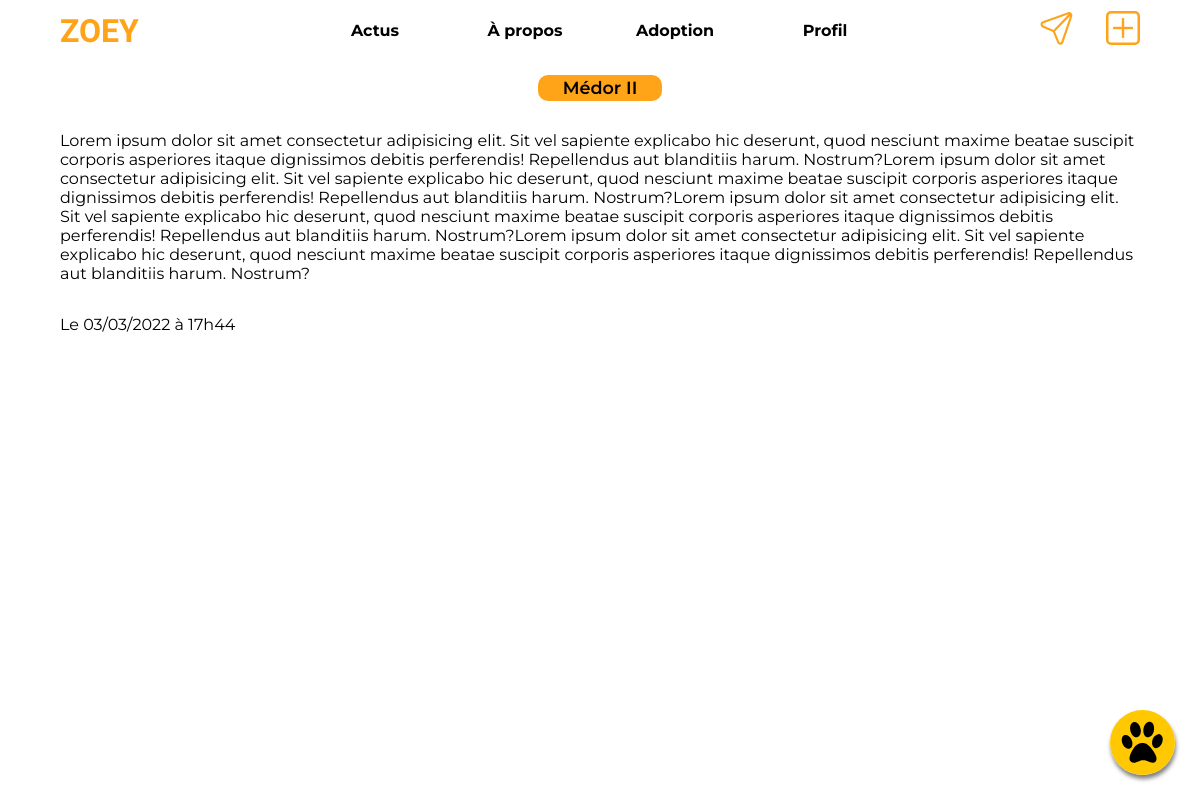
Screenshot of /dev_project/index.php?action=feed&id=74 with the database file from the repository.
### tables this page shows
CREATE TABLE `post` (
  `idpost` int NOT NULL,
  `media` varchar(45) DEFAULT NULL,
  `description` mediumtext,
  `date_publication` datetime DEFAULT CURRENT_TIMESTAMP,
  `id_likes_utilisateurs` int DEFAULT NULL,
  `profil_animal_de_compagnie_idprofil_animal_de_compagnie` int NOT NULL,
  `profil_animal_de_compagnie_utilisateur_idutilisateur1` int NOT NULL
);

CREATE TABLE `profil_animal_de_compagnie` (
  `idprofil_animal_de_compagnie` int NOT NULL,
  `nom` varchar(45) DEFAULT NULL,
  `url_photo` varchar(45) DEFAULT NULL,
  `description` mediumtext,
  `date_naissance` date DEFAULT NULL,
  `utilisateur_idutilisateur1` int NOT NULL,
  `types_animaux_idtypes_animaux` int NOT NULL
);

### dev_project/controller/controller.php (called while the page is built, shortened)
<?php
require_once(BASE_URL . "model/model.php");
function printPost()
{
    $post = getPost();
    require(BASE_URL . "view/postView.php");
}

### dev_project/model/model.php (called while the page is built, shortened)
<?php
function getPost()
{
    if (isset($_GET['id']) && is_numeric($_GET['id']) && intval($_GET['id']) > 0) {
        $idPost = intval($_GET['id']);
        require("PDO.php");
        $db = new PDO("mysql:host={$host};dbname={$dbname};", $username, $password, array(PDO::MYSQL_ATTR_INIT_COMMAND => 'SET NAMES utf8mb4'));
        $sql = "SELECT profil_animal_de_compagnie_utilisateur_idutilisateur1 idutilisateur, idpost, post.description, media, profil_animal_de_compagnie_idprofil_animal_de_compagnie idanimal, profil_animal_de_compagnie.nom, profil_animal_de_compagnie.utilisateur_idutilisateur1 iduser, date_publication
        FROM post
        INNER JOIN profil_animal_de_compagnie ON post.profil_animal_de_compagnie_idprofil_animal_de_compagnie = profil_animal_de_compagnie.idprofil_animal_de_compagnie
        WHERE idpost = ?;";
        $req = $db->prepare($sql);
        $req->execute(array($idPost));
        return $req;
    } else {
        throw new Exception("Ce post n'existe pas !");
    }
}

### dev_project/view/postView.php (the view, shortened to what this page needs)
<?php
$post = $post->fetch();
$currentTime = new DateTime(date('Y-m-d', time()));
$currentTime->setTimezone(new DateTimeZone('Europe/Paris'));
$currentDay = $currentTime->format('d');
$sendTime = new DateTime($post["date_publication"]);
$sendTime->setTimezone(new DateTimeZone('Europe/Paris'));
$sendDay = $sendTime->format('d');
if ($sendDay == $currentDay - 1) {
    $time = "Hier à " . $sendTime->format('G') . "h" . $sendTime->format('i');
} else if ($sendDay == $currentDay) {
    $time = "Aujourd'hui à " . $sendTime->format('G') . "h" . $sendTime->format('i');
} else {
    $time = "Le " . $sendTime->format('d/m/Y') . " à " . $sendTime->format('G') . "h" . $sendTime->format('i');
}
?>
<article class="postContainer">
    <a href="index.php?action=account&id=<?= htmlspecialchars($post['idutilisateur']) ?>" title="voir le profil de <?= htmlspecialchars($post['nom']) ?>">
        <h1>
            <?= htmlspecialchars($post['nom']) ?>
        </h1>
    </a>
    <p>
        <?= nl2br(htmlspecialchars($post['description'])) ?>
    </p>
    <p>
        <?= $time ?>
    </p>
</article>
<link rel="stylesheet" href="<?= BASE_URL ?>public/css/style_post.css" />
<link rel="stylesheet" href="<?= BASE_URL ?>public/css/style_popup.css" />
<?php
require(BASE_URL . 'public/template/template.php');

### dev_project/public/css/style.css (style rules this page uses)
body { margin: 0; padding: 0 0 150px 0; display: flex; align-items: center; justify-content: center; flex-direction: column; font-family: 'Montserrat', sans-serif; scrollbar-color: #f3811c rgb(230, 230, 230); scrollbar-width: thin; }
@media (min-width: 800px) { body { padding: 60px 0 0 0; } }

### dev_project/public/css/style_post.css (style rules this page uses)
article { display: flex; flex-direction: column; align-items: center; }
article h1 { text-decoration: none; text-align: center; color: black; }
article p { width: 90%; }
.postContainer { margin-bottom: 50px; }
.postContainer h1 { display: inline-block; padding: 2.5px 25px 2.5px 25px; font-size: 1.1em; font-weight: 600; border-radius: 10px; background: #ffa319; }

### rows the page displays
post: profil_animal_de_compagnie.nom "Médor II", description "Lorem ipsum dolor sit amet consectetur adipisicing elit. Sit vel sapiente explicabo hic deserunt, quod nesciunt maxime beatae suscipit corporis asperiores itaque dignissimos debitis perferendis! Repellendus aut blanditiis harum. Nostrum?Lorem ipsum dolor sit amet consectetur adipisicing elit. Sit vel sapiente explicabo hic deserunt, quod nesciunt maxime beatae suscipit corporis asperiores itaque dignissimos debitis perferendis! Repellendus aut blanditiis harum. Nostrum?Lorem ipsum dolor sit amet consectetur adipisicing elit. Sit vel sapiente explicabo hic deserunt, quod nesciunt maxime beatae suscipit corporis asperiores itaque dignissimos debitis perferendis! Repellendus aut blanditiis…", date_publication "Le 03/03/2022 à 17h44"
